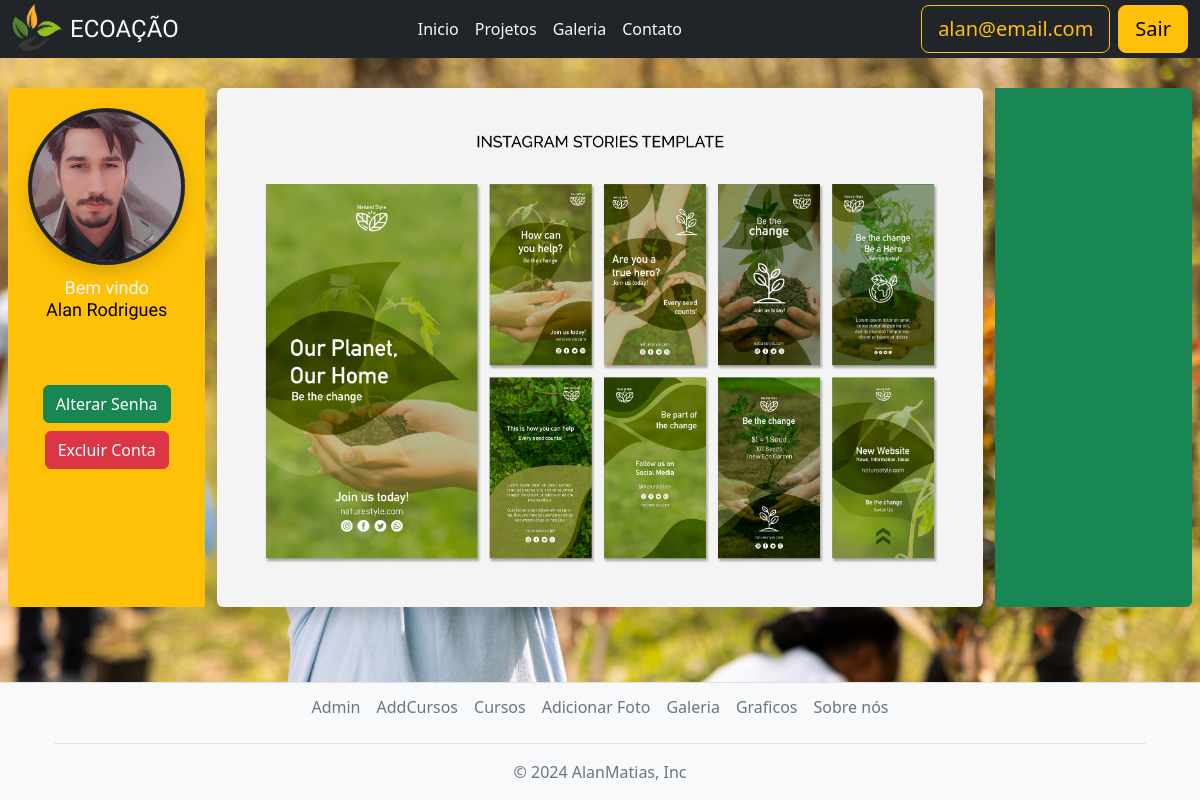
The page /dashboard/ (signed in) on the database its author committed.
### appHome/models.py (models this page shows, shortened)
class Usuario(models.Model):
  nome = models.CharField(max_length=255)
  email = models.EmailField(unique=True)
  senha = models.CharField(max_length=255)
  foto = models.ImageField(upload_to='imagens/')

### appHome/views.py (the view)
# urls.py: path('dashboard/',views.dashboard, name='dashboard'),
def dashboard(request):
	if 'email' not in request.session:
		messages.info(request,'A sessao expirou')
		return redirect('appHome')
	email = request.session.get('email')
	nome = request.session.get('nome')
	id = request.session.get('id')
	usuario = Usuario.objects.get(id=id)
	imagem = usuario.foto
	context = {
		'imagem':imagem,
		'username':email,
		'nome':nome,
		'id':id
	}
	return render(request,'dashboard.html',context)

### appHome/templates/dashboard.html (shortened to what this page needs)
{% extends 'baseBotoes.html' %}
{% load static %}
{% block conteudo %}
<div class="row m-2 text-center">
  <div class="col-12 col-md-2 bg-warning rounded-start p-3 d-flex flex-column align-items-center">
    <div class="p-1">
      <img src="/media/{{imagem}}" alt="foto" class="img-fluid rounded-circle shadow p-1 bg-dark"
        style="width: 100%; max-width: 250px; aspect-ratio: 1 / 1; object-fit: cover;">
    </div>
    <h1 class="p-2 responsive-text">Bem vindo <br>
      <span style="color: rgb(0, 0, 0);">{{ nome }}</span>
    </h1>
    <div class="container mt-5 d-flex flex-wrap justify-content-center gap-2">
      <a href="{% url 'redefinir_senha' %}">
        <button type="button" class="btn btn-success">Alterar Senha</button>
      </a>
      <button type="button" class="btn btn-danger" data-bs-toggle="modal" data-bs-target="#exampleModal">
        Excluir Conta
      </button>
    </div>
  </div>
  <div class="col-12 col-md-8">
    <img src="/media/imagens/ecologia3.jpg" alt="Ecologia" class="img-fluid rounded shadow"
      style="max-width: 100%; object-fit: cover;">
  </div>
  <div class="col-12 col-md-2 bg-success rounded-end p-3"></div>
</div>
{% endblock %}

### appHome/templates/baseBotoes.html (shortened to what this page needs)
{% extends 'base.html' %}
{% load static %}
{% block botaoNav %}
<div class="d-flex gap-2 ms-auto">
    {% if request.session.email %}
    <a href="{% url 'dashboard' %}">
        <button id="btnUser" type="button" class="btn btn-lg btn-outline-warning">{{ username }}</button>
    </a>
    <a href="{% url 'userLogout' %}">
        <button id="btnSair" type="button" class="btn btn-lg btn-warning">Sair</button>
    </a>
    {% endif %}
</div>
{% endblock %}

### appHome/templates/base.html (shortened to what this page needs)
{% load static%}
<!DOCTYPE html>
<html lang="pt-br">
<head>
  <link rel="stylesheet" href="{% static 'estilo.css' %}">
  <link href="https://cdn.jsdelivr.net/npm/bootstrap@5.2.3/dist/css/bootstrap.min.css" rel="stylesheet"
>
</head>
<body >
  <nav class=" bg-dark">
  <div class="container-fluid">
    <header class="d-flex flex-wrap align-items-center justify-content-between py-1">
      <div class="d-flex align-items-center">
        <img id="logo" class="d-flex align-items-center me-2" src="{% static 'images/logo2.png' %}" alt="logo">
        <span id="ecoacao" class="text-light">ECOAÇÃO</span>
      </div>
      <ul class="nav col-12 col-md-auto mb-2 justify-content-center mb-md-0">
        <li><a href="{% url 'appHome' %}" class="nav-link px-2 link-light">Inicio</a></li>
        <li><a href="{% url 'lista_projetos' %}" class="nav-link px-2 link-light">Projetos</a></li>
        <li><a href="{% url 'galeria' %}" class="nav-link px-2 link-light">Galeria</a></li>
        <li><a href="{% url 'contato' %}" class="nav-link px-2 link-light">Contato</a></li>
      </ul>
      <div class="text-end d-grid gap-2">
        {% block botaoNav %}
        {% endblock %}
      </div>
    </header>
  </div>
  </nav>
  <main class="mt-0">
    {% block conteudo %}
    {% endblock %}
  </main>
  <footer class="pt-1 border-top">
    <div class="container">
      <div class="container">
        <ul class="nav justify-content-center border-bottom pb-3 mb-3">
          <li class="nav-item"><a href="{% url 'lista_usuarios' %}"
              class="nav-link px-2 text-muted link-light">Admin</a></li>
          <li class="nav-item"><a href="{% url 'criar_projeto' %}"
              class="nav-link px-2 text-muted link-light">AddCursos</a></li>
          <li class="nav-item"><a href="{% url 'lista_projetos' %}"
              class="nav-link px-2 text-muted link-light">Cursos</a></li>
          <li class="nav-item"><a href="{% url 'criar_foto' %}" class="nav-link px-2 text-muted link-light">Adicionar
              Foto</a></li>
          <li class="nav-item"><a href="{% url 'galeria' %}" class="nav-link px-2 text-muted link-light">Galeria</a>
          </li>
          <li class="nav-item"><a href="{% url 'grafico' %}" class="nav-link px-2 text-muted link-light">Graficos</a>
          </li>
          <li class="nav-item"><a href="#" class="nav-link px-2 text-muted link-light">Sobre nós</a></li>
        </ul>
      </div>
      <p class="text-center text-muted">&copy; 2024 AlanMatias, Inc</p>
  </footer>
</body>
</html>

### appHome/static/estilo.css (style rules this page uses)
body { display: flex; flex-direction: column; min-height: 100vh; background-image: url('images/bgpage.jpg'); background-size: cover; background-repeat: no-repeat; background-position: center; }
nav { position: fixed; top: 0; left: 0; width: 100%; z-index: 1000; }
main { flex: 1; padding-top: 20px; }
h1 { color: aliceblue; font-family: "Merienda", system-ui; font-optical-sizing: auto; }
footer { background-color: #f8f9fa; }
#logo { width: 50px; height: 50px; border-radius: 50%; }
.bg-success { --bs-bg-opacity: 1; background-color: rgba(var(--bs-success-rgb), var(--bs-bg-opacity)); }
.nav-link { border-radius: 5px; transition: color 0.3s ease-in-out, background-color 0.3s ease-in-out; }
#ecoacao { font-family: 'Merienda', cursive; font-size: 1.5rem; line-height: 1; color: #fff; }
.responsive-text { font-size: 5vw; }
@media (min-width: 768px) { .responsive-text { font-size: 2.5vw; } }
@media (min-width: 1200px) { .responsive-text { font-size: 1.5vw; } }

### rows shown on the page
Usuario: email "alan@email.com", foto (picture), nome "Alan Rodrigues"
